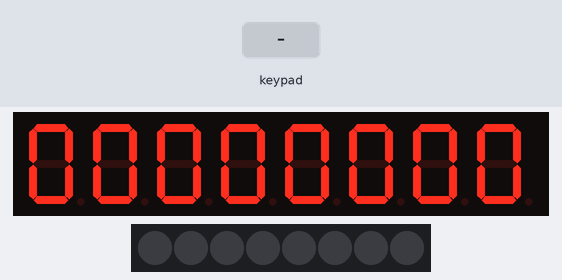
The sketch below on a simulated Arduino Uno, built with avr-gcc and run on an emulated ATmega328P. On the bench: 8-digit seven-segment display, 8 RGB LEDs in strip order, left to right. Wiring (inferred from the names in the program): TM1638 display and keys: STB pin 4; clock pin 3; DIO pin 2. The inputs (shaded band) are chosen by the test bench.

Above: at 2.2 s.
2.3 s: keypad keys 1 2 pressed 0.4 s apart
At 2.42 s:
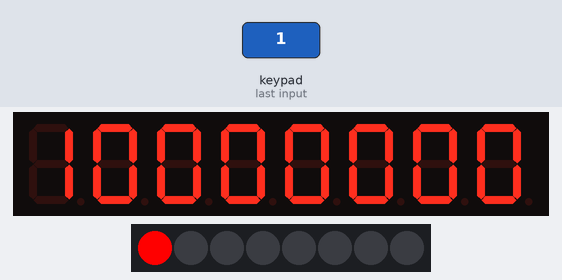
4.6 s: key '1' pressed
At 5.2 s:
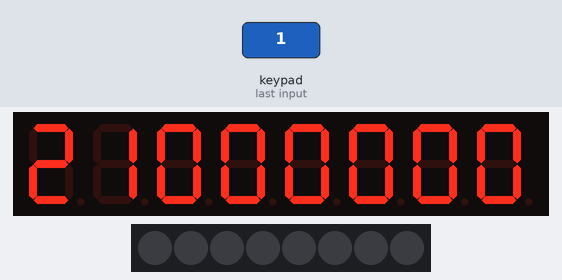
6.3 s: key '2' pressed
At 7.7 s:
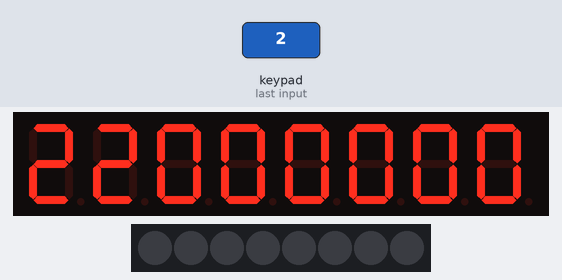
Timing chart, 0 to 9.3 s (numbered marks = the images above; inputs shaded):
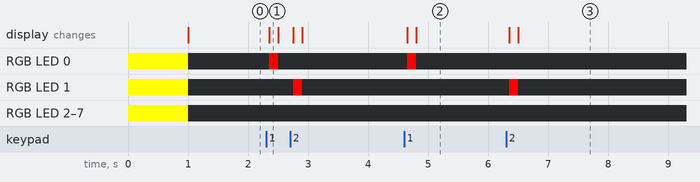

Measured:
- after the input at 2.3 s, RGB LED 0: off → RGB(255, 0, 0) after 0.05 s, → off 0.15 s later; RGB LED 1: off → RGB(255, 0, 0) after 0.45 s, → off 0.15 s later; the display: changes after 0.05 s (image 1)
- after the input at 4.6 s, RGB LED 0: off → RGB(255, 0, 0) after 0.05 s, → off 0.15 s later; the display: first changes after 0.05 s (image 2 shows a later state)
- after the input at 6.3 s, RGB LED 1: off → RGB(255, 0, 0) after 0.05 s, → off 0.15 s later; the display: first changes after 0.05 s (image 3 shows a later state)

The sketch:

led_and_key.ino
```cpp
#define DIO 2
#define CLK 3
#define STB 4

#define WRITE_DATA 0x40
#define READ_KEY 0x42
#define ADDRESS_AUTO 0x40
#define ADDRESS_FIXED 0x44
#define NORMAL_MODE 0x40
#define TEST_MODE 0x48

#define DISPLAY_FIRST_ADDRESS 0xC0
#define DISPLAY_ON 0x8A
#define DISPLAY_OFF 0x80

unsigned int digits[16] = {
  0b00111111,0b00000110,0b01011011,0b01001111,
  0b01100110,0b01101101,0b01111101,0b00000111,
  0b01111111,0b01101111,0b01110111,0b01111100,
  0b00111001,0b01011110,0b01111001,0b01110001
};

byte displayedNums[8] = {0, 0, 0, 0, 0, 0, 0, 0};

bool buttonState[8] = {0, 0, 0, 0, 0, 0, 0, 0};
bool prevButtonState[8] = {0, 0, 0, 0, 0, 0, 0};
bool currButtonState[8] = {0, 0, 0, 0, 0, 0, 0};
unsigned long lastDebounce[8] = {0, 0, 0, 0, 0, 0, 0};

unsigned long prevMillis = 0;
int debounceDelay = 50;

void setup() {
  Serial.begin(115200);

  pinMode(DIO, OUTPUT);
  pinMode(CLK, OUTPUT);
  pinMode(STB, OUTPUT);
  digitalWrite(DIO, HIGH);
  digitalWrite(CLK, HIGH);
  digitalWrite(STB, HIGH);

  sendCommand(DISPLAY_ON);
  sendCommand(DISPLAY_ON);
  test();
}

void loop() {

  //countUp();
  counter();
}

void counter(){
  readButtons();
  for(int i = 0; i < 8; i++){
    if(buttonState[i] != prevButtonState[i])
      lastDebounce[i] = millis();
    if((millis() - lastDebounce[i]) > debounceDelay){
      if(buttonState[i] != currButtonState[i] && currButtonState[i] != 1){
        currButtonState[i] = buttonState[i];
        writeLed(15-2*i, true);

        displayedNums[i]++;
        digitRollOver();
        for(int j = 0; j < 8; j++){
          writeLcd(14-(j*2), digits[displayedNums[j]]);
        }
      } else if(buttonState[i] != currButtonState[i] && currButtonState[i] == 1){
        currButtonState[i] = buttonState[i];
        writeLed(15-2*i, false);
      }
    }
    prevButtonState[i] = buttonState[i];
  }
}

void countUp(){
  unsigned long currMillis = millis();

  if(currMillis - prevMillis >= 1000){
    prevMillis = currMillis;
    for(int i = 0; i < 8; i++){
      writeLcd(14-(i*2), digits[displayedNums[i]]);
    }
    displayedNums[0]++;
    digitRollOver();
  }
}

void digitRollOver(){
  for(int i = 0; i < 7; i++){
    if(displayedNums[i] == 10){
      displayedNums[i] = 0;
      displayedNums[i+1]++;
    }
  }
  if(displayedNums[7] == 10){
    for(int i = 0; i < 8; i++){
      displayedNums[i] = 0;
    }
  }
}

void test(){
  sendCommand(WRITE_DATA | ADDRESS_AUTO);
  digitalWrite(STB, LOW);
  sendByte(DISPLAY_FIRST_ADDRESS);
  for(int i = 0; i<16; i++){
    sendByte(digits[0]);
  }
  digitalWrite(STB, HIGH);

  delay(1000);
  for(int i = 0; i < 8; i++){
    writeLed(i*2+1, false);
  }
}

void sendByte(uint8_t data){
  byte j;
  char sent[8];
  int msk;
  msk=0x01;
  for(j=0; j<8; j++){
    if(data & msk){
      //sent[j] = '1';
      digitalWrite(DIO,HIGH);
    } else {
      //sent[j] = '0';
      digitalWrite(DIO,LOW);
    }
    digitalWrite(CLK, HIGH);  // clock data into NV
    data = data>>1;
    digitalWrite(CLK, LOW);

  }
  //Serial.println(sent);
}

void sendCommand(uint8_t cmd){
  digitalWrite(STB, LOW);
  sendByte(cmd);
  digitalWrite(STB, HIGH);
  delayMicroseconds(1);
}

void writeLcd(uint8_t add, uint8_t val){
  sendCommand(WRITE_DATA | ADDRESS_FIXED);
  digitalWrite(STB, LOW);
  sendByte(DISPLAY_FIRST_ADDRESS + add);
  sendByte(val);
  digitalWrite(STB, HIGH);
  delayMicroseconds(1);
}

void writeLed(uint8_t add, bool state){
  sendCommand(WRITE_DATA | ADDRESS_FIXED);
  digitalWrite(STB, LOW);
  sendByte(DISPLAY_FIRST_ADDRESS + add);
  sendByte(state);
  digitalWrite(STB, HIGH);
  delayMicroseconds(1);
}

void readButtons(){
  digitalWrite(STB, LOW);
  sendByte(READ_KEY);
  pinMode(DIO, INPUT);
  digitalWrite(CLK, LOW);
  uint8_t data[4];
  for(int i=0; i<sizeof(data); i++){
    data[i] = shiftIn(DIO, CLK, LSBFIRST);
    delayMicroseconds(1);
  }
  pinMode(DIO, OUTPUT);
  digitalWrite(STB, HIGH);
  for(int i=0; i<4;i++){
    if(data[i] == 0x01){
      buttonState[7-i] =  true;
    } else {
      buttonState[7-i] = false;
    }
    if(data[i] == 0x10){
      buttonState[3-i] = true;
    } else {
      buttonState[3-i] = false;
    }
  }
}
```
